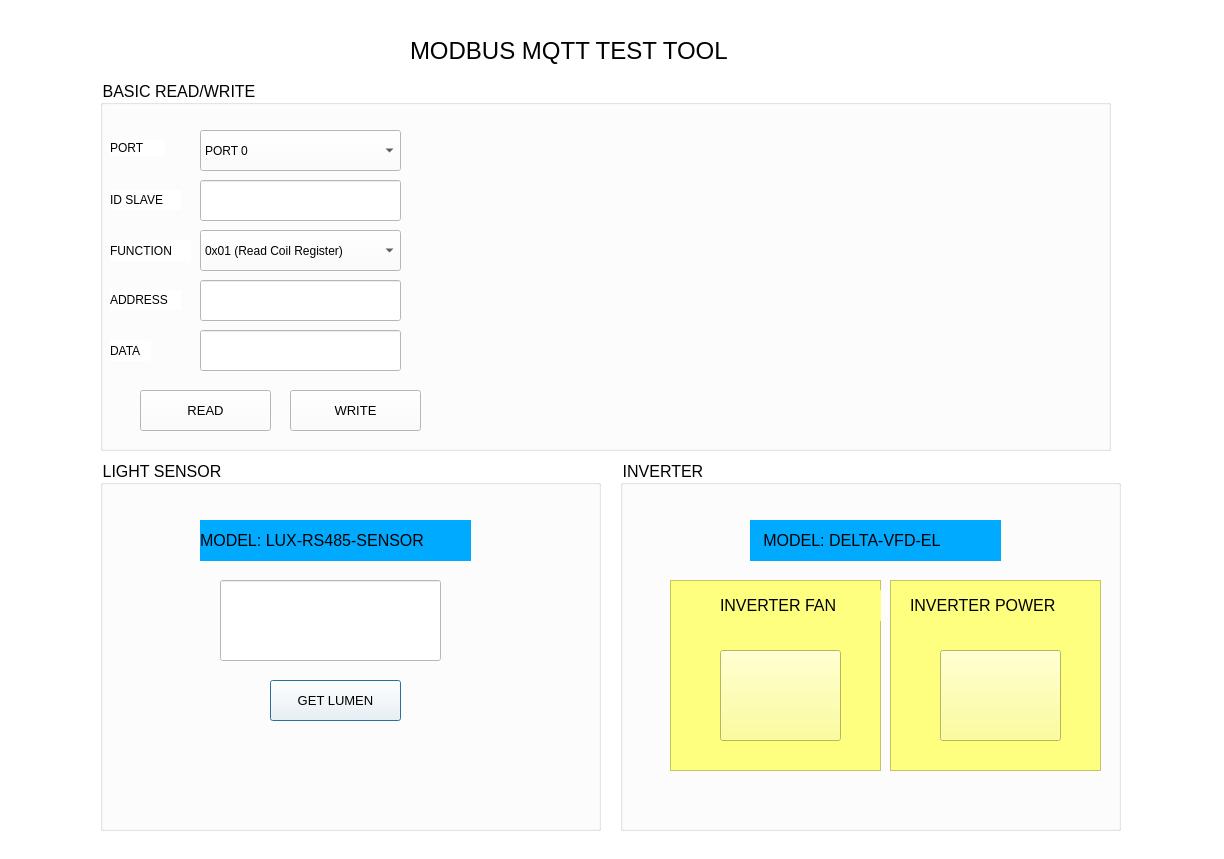
<?xml version="1.0" encoding="UTF-8"?>
<ui version="4.0">
 <class>demo</class>
 <widget class="QDialog" name="demo">
  <property name="geometry">
   <rect>
    <x>0</x>
    <y>0</y>
    <width>1224</width>
    <height>859</height>
   </rect>
  </property>
  <property name="windowTitle">
   <string>Dialog</string>
  </property>
  <widget class="QFrame" name="seial_workspace">
   <property name="geometry">
    <rect>
     <x>0</x>
     <y>0</y>
     <width>1231</width>
     <height>861</height>
    </rect>
   </property>
   <property name="styleSheet">
    <string notr="true">background-color:rgb(255, 255, 255)</string>
   </property>
   <widget class="QGroupBox" name="groupBox">
    <property name="geometry">
     <rect>
      <x>100</x>
      <y>460</y>
      <width>501</width>
      <height>371</height>
     </rect>
    </property>
    <property name="font">
     <font>
      <pointsize>12</pointsize>
     </font>
    </property>
    <property name="title">
     <string>LIGHT SENSOR</string>
    </property>
    <widget class="QLabel" name="label">
     <property name="geometry">
      <rect>
       <x>100</x>
       <y>60</y>
       <width>271</width>
       <height>41</height>
      </rect>
     </property>
     <property name="font">
      <font>
       <pointsize>12</pointsize>
      </font>
     </property>
     <property name="styleSheet">
      <string notr="true">background-color:rgb(0, 170, 255)</string>
     </property>
     <property name="text">
      <string>MODEL: LUX-RS485-SENSOR</string>
     </property>
    </widget>
    <widget class="QLineEdit" name="lumen">
     <property name="geometry">
      <rect>
       <x>120</x>
       <y>120</y>
       <width>221</width>
       <height>81</height>
      </rect>
     </property>
     <property name="font">
      <font>
       <pointsize>10</pointsize>
      </font>
     </property>
     <property name="text">
      <string/>
     </property>
    </widget>
    <widget class="QPushButton" name="getlumen">
     <property name="geometry">
      <rect>
       <x>170</x>
       <y>220</y>
       <width>131</width>
       <height>41</height>
      </rect>
     </property>
     <property name="font">
      <font>
       <pointsize>10</pointsize>
       <weight>50</weight>
       <bold>false</bold>
      </font>
     </property>
     <property name="text">
      <string>GET LUMEN</string>
     </property>
    </widget>
   </widget>
   <widget class="QGroupBox" name="groupBox_2">
    <property name="geometry">
     <rect>
      <x>620</x>
      <y>460</y>
      <width>501</width>
      <height>371</height>
     </rect>
    </property>
    <property name="font">
     <font>
      <pointsize>12</pointsize>
     </font>
    </property>
    <property name="title">
     <string>INVERTER</string>
    </property>
    <widget class="QLabel" name="label_3">
     <property name="geometry">
      <rect>
       <x>130</x>
       <y>60</y>
       <width>251</width>
       <height>41</height>
      </rect>
     </property>
     <property name="font">
      <font>
       <pointsize>12</pointsize>
      </font>
     </property>
     <property name="styleSheet">
      <string notr="true">background-color:rgb(0, 170, 255)</string>
     </property>
     <property name="text">
      <string>   MODEL: DELTA-VFD-EL</string>
     </property>
    </widget>
    <widget class="QFrame" name="frame_2">
     <property name="geometry">
      <rect>
       <x>50</x>
       <y>120</y>
       <width>211</width>
       <height>191</height>
      </rect>
     </property>
     <property name="styleSheet">
      <string notr="true">background-color:rgb(255, 255, 127)</string>
     </property>
     <property name="frameShape">
      <enum>QFrame::StyledPanel</enum>
     </property>
     <property name="frameShadow">
      <enum>QFrame::Raised</enum>
     </property>
     <widget class="QPushButton" name="fan">
      <property name="geometry">
       <rect>
        <x>50</x>
        <y>70</y>
        <width>121</width>
        <height>91</height>
       </rect>
      </property>
      <property name="text">
       <string/>
      </property>
     </widget>
     <widget class="QLabel" name="deviceid_4">
      <property name="geometry">
       <rect>
        <x>50</x>
        <y>10</y>
        <width>161</width>
        <height>31</height>
       </rect>
      </property>
      <property name="font">
       <font>
        <pointsize>12</pointsize>
        <weight>50</weight>
        <bold>false</bold>
       </font>
      </property>
      <property name="text">
       <string>INVERTER FAN</string>
      </property>
     </widget>
    </widget>
    <widget class="QFrame" name="frame_3">
     <property name="geometry">
      <rect>
       <x>270</x>
       <y>120</y>
       <width>211</width>
       <height>191</height>
      </rect>
     </property>
     <property name="styleSheet">
      <string notr="true">background-color:rgb(255, 255, 127)</string>
     </property>
     <property name="frameShape">
      <enum>QFrame::StyledPanel</enum>
     </property>
     <property name="frameShadow">
      <enum>QFrame::Raised</enum>
     </property>
     <widget class="QPushButton" name="fan_2">
      <property name="geometry">
       <rect>
        <x>50</x>
        <y>70</y>
        <width>121</width>
        <height>91</height>
       </rect>
      </property>
      <property name="text">
       <string/>
      </property>
     </widget>
     <widget class="QLabel" name="deviceid_5">
      <property name="geometry">
       <rect>
        <x>20</x>
        <y>10</y>
        <width>161</width>
        <height>31</height>
       </rect>
      </property>
      <property name="font">
       <font>
        <pointsize>12</pointsize>
        <weight>50</weight>
        <bold>false</bold>
       </font>
      </property>
      <property name="text">
       <string>INVERTER POWER</string>
      </property>
     </widget>
    </widget>
   </widget>
   <widget class="QLabel" name="label_2">
    <property name="geometry">
     <rect>
      <x>410</x>
      <y>20</y>
      <width>381</width>
      <height>61</height>
     </rect>
    </property>
    <property name="font">
     <font>
      <pointsize>18</pointsize>
     </font>
    </property>
    <property name="text">
     <string>MODBUS MQTT TEST TOOL</string>
    </property>
   </widget>
   <widget class="QGroupBox" name="groupBox_3">
    <property name="geometry">
     <rect>
      <x>100</x>
      <y>80</y>
      <width>1011</width>
      <height>371</height>
     </rect>
    </property>
    <property name="font">
     <font>
      <pointsize>12</pointsize>
     </font>
    </property>
    <property name="title">
     <string>BASIC READ/WRITE</string>
    </property>
    <widget class="QPushButton" name="getlumen_2">
     <property name="geometry">
      <rect>
       <x>40</x>
       <y>310</y>
       <width>131</width>
       <height>41</height>
      </rect>
     </property>
     <property name="font">
      <font>
       <pointsize>10</pointsize>
       <weight>50</weight>
       <bold>false</bold>
      </font>
     </property>
     <property name="text">
      <string>READ</string>
     </property>
    </widget>
    <widget class="QPushButton" name="getlumen_3">
     <property name="geometry">
      <rect>
       <x>190</x>
       <y>310</y>
       <width>131</width>
       <height>41</height>
      </rect>
     </property>
     <property name="font">
      <font>
       <pointsize>10</pointsize>
       <weight>50</weight>
       <bold>false</bold>
      </font>
     </property>
     <property name="text">
      <string>WRITE</string>
     </property>
    </widget>
    <widget class="QComboBox" name="comboBox">
     <property name="geometry">
      <rect>
       <x>100</x>
       <y>50</y>
       <width>201</width>
       <height>41</height>
      </rect>
     </property>
     <property name="font">
      <font>
       <pointsize>9</pointsize>
      </font>
     </property>
     <item>
      <property name="text">
       <string>PORT 0</string>
      </property>
     </item>
     <item>
      <property name="text">
       <string>PORT 1</string>
      </property>
     </item>
    </widget>
    <widget class="QLabel" name="label_4">
     <property name="geometry">
      <rect>
       <x>10</x>
       <y>60</y>
       <width>55</width>
       <height>16</height>
      </rect>
     </property>
     <property name="font">
      <font>
       <pointsize>9</pointsize>
      </font>
     </property>
     <property name="text">
      <string>PORT</string>
     </property>
    </widget>
    <widget class="QLineEdit" name="lineEdit">
     <property name="geometry">
      <rect>
       <x>100</x>
       <y>100</y>
       <width>201</width>
       <height>41</height>
      </rect>
     </property>
    </widget>
    <widget class="QLabel" name="label_5">
     <property name="geometry">
      <rect>
       <x>10</x>
       <y>110</y>
       <width>71</width>
       <height>20</height>
      </rect>
     </property>
     <property name="font">
      <font>
       <pointsize>9</pointsize>
      </font>
     </property>
     <property name="text">
      <string>ID SLAVE</string>
     </property>
    </widget>
    <widget class="QLabel" name="label_6">
     <property name="geometry">
      <rect>
       <x>10</x>
       <y>160</y>
       <width>81</width>
       <height>21</height>
      </rect>
     </property>
     <property name="font">
      <font>
       <pointsize>9</pointsize>
      </font>
     </property>
     <property name="text">
      <string>FUNCTION</string>
     </property>
    </widget>
    <widget class="QComboBox" name="comboBox_2">
     <property name="geometry">
      <rect>
       <x>100</x>
       <y>150</y>
       <width>201</width>
       <height>41</height>
      </rect>
     </property>
     <property name="font">
      <font>
       <pointsize>9</pointsize>
      </font>
     </property>
     <item>
      <property name="text">
       <string>0x01 (Read Coil Register)</string>
      </property>
     </item>
     <item>
      <property name="text">
       <string>0x03 (Read Holding Register)</string>
      </property>
     </item>
     <item>
      <property name="text">
       <string>0x04 (Read Input Register)</string>
      </property>
     </item>
     <item>
      <property name="text">
       <string>0x05 (Write Coil Register)</string>
      </property>
     </item>
     <item>
      <property name="text">
       <string>0x06 (Write  Holding Register)</string>
      </property>
     </item>
    </widget>
    <widget class="QLineEdit" name="lineEdit_2">
     <property name="geometry">
      <rect>
       <x>100</x>
       <y>200</y>
       <width>201</width>
       <height>41</height>
      </rect>
     </property>
    </widget>
    <widget class="QLabel" name="label_7">
     <property name="geometry">
      <rect>
       <x>10</x>
       <y>210</y>
       <width>71</width>
       <height>20</height>
      </rect>
     </property>
     <property name="font">
      <font>
       <pointsize>9</pointsize>
      </font>
     </property>
     <property name="text">
      <string>ADDRESS</string>
     </property>
    </widget>
    <widget class="QLineEdit" name="lineEdit_3">
     <property name="geometry">
      <rect>
       <x>100</x>
       <y>250</y>
       <width>201</width>
       <height>41</height>
      </rect>
     </property>
     <property name="text">
      <string/>
     </property>
    </widget>
    <widget class="QLabel" name="label_8">
     <property name="geometry">
      <rect>
       <x>10</x>
       <y>260</y>
       <width>41</width>
       <height>21</height>
      </rect>
     </property>
     <property name="font">
      <font>
       <pointsize>9</pointsize>
      </font>
     </property>
     <property name="text">
      <string>DATA</string>
     </property>
    </widget>
   </widget>
  </widget>
 </widget>
 <resources/>
 <connections/>
</ui>
